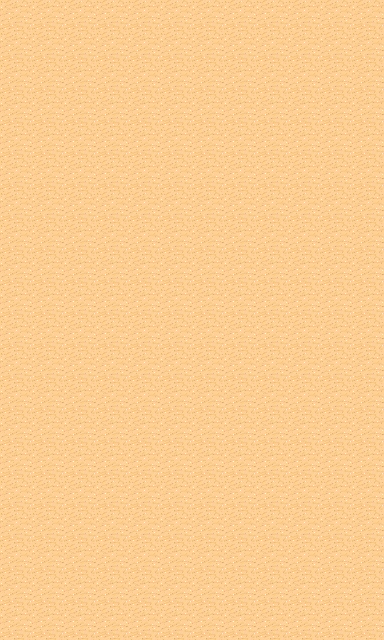

Tiled map render using the project's own tile images. Description and the whole map definition, tile-layer contents included, below:
An orthogonal 12x20 tile map with 32x32 px tiles, 1 tile layer (Capa de Patrones 1).

<map version="1.0" orientation="orthogonal" renderorder="right-down" width="12" height="20" tilewidth="32" tileheight="32" nextobjectid="1">
 <tileset firstgid="1" name="tmw_desert_spacing" tilewidth="32" tileheight="32" spacing="1" margin="1" tilecount="48" columns="8">
  <image source="tilesets/tmw_desert_spacing.png" width="265" height="199" />
 </tileset>
 <layer name="Capa de Patrones 1" width="12" height="20">
  <data encoding="csv">
30,30,30,30,30,30,30,30,30,30,30,30,
30,30,30,30,30,30,30,30,30,30,30,30,
30,30,30,30,30,30,30,30,30,30,30,30,
30,30,30,30,30,30,30,30,30,30,30,30,
30,30,30,30,30,30,30,30,30,30,30,30,
30,30,30,30,30,30,30,30,30,30,30,30,
30,30,30,30,30,30,30,30,30,30,30,30,
30,30,30,30,30,30,30,30,30,30,30,30,
30,30,30,30,30,30,30,30,30,30,30,30,
30,30,30,30,30,30,30,30,30,30,30,30,
30,30,30,30,30,30,30,30,30,30,30,30,
30,30,30,30,30,30,30,30,30,30,30,30,
30,30,30,30,30,30,30,30,30,30,30,30,
30,30,30,30,30,30,30,30,30,30,30,30,
30,30,30,30,30,30,30,30,30,30,30,30,
30,30,30,30,30,30,30,30,30,30,30,30,
30,30,30,30,30,30,30,30,30,30,30,30,
30,30,30,30,30,30,30,30,30,30,30,30,
30,30,30,30,30,30,30,30,30,30,30,30,
30,30,30,30,30,30,30,30,30,30,30,30
</data>
 </layer>
</map>
